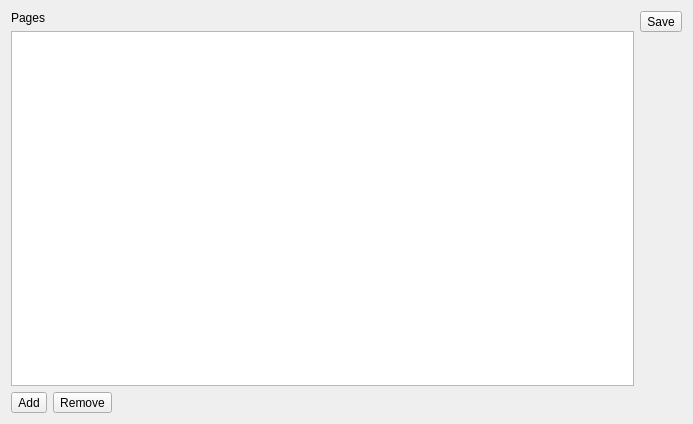
<?xml version="1.0" encoding="UTF-8"?>
<ui version="4.0">
 <class>video_Settings</class>
 <widget class="QWidget" name="video_Settings">
  <property name="geometry">
   <rect>
    <x>0</x>
    <y>0</y>
    <width>693</width>
    <height>424</height>
   </rect>
  </property>
  <property name="windowTitle">
   <string>Form</string>
  </property>
  <layout class="QGridLayout" name="gridLayout">
   <item row="0" column="0">
    <layout class="QHBoxLayout" name="horizontalLayout">
     <property name="sizeConstraint">
      <enum>QLayout::SetMaximumSize</enum>
     </property>
     <item>
      <layout class="QVBoxLayout" name="verticalLayout_Sx">
       <item>
        <widget class="QLabel" name="label_Pages">
         <property name="text">
          <string>Pages</string>
         </property>
        </widget>
       </item>
       <item>
        <widget class="QListView" name="listView_Pages"/>
       </item>
       <item>
        <layout class="QHBoxLayout" name="horizontalLayout_Add_Remove">
         <item>
          <widget class="QToolButton" name="toolButton_Add">
           <property name="text">
            <string>Add</string>
           </property>
           <property name="icon">
            <iconset>
             <normaloff>resources/images/icons/toolbutton_addpage.png</normaloff>resources/images/icons/toolbutton_addpage.png</iconset>
           </property>
           <property name="iconSize">
            <size>
             <width>32</width>
             <height>32</height>
            </size>
           </property>
          </widget>
         </item>
         <item alignment="Qt::AlignLeft">
          <widget class="QToolButton" name="toolButton_Remove">
           <property name="text">
            <string>Remove</string>
           </property>
           <property name="icon">
            <iconset>
             <normaloff>../../resources/images/icons/toolbutton_remove.png</normaloff>../../resources/images/icons/toolbutton_remove.png</iconset>
           </property>
           <property name="iconSize">
            <size>
             <width>32</width>
             <height>32</height>
            </size>
           </property>
          </widget>
         </item>
        </layout>
       </item>
      </layout>
     </item>
     <item>
      <layout class="QVBoxLayout" name="verticalLayout_Dx">
       <item alignment="Qt::AlignTop">
        <widget class="QToolButton" name="toolButton_Save">
         <property name="text">
          <string>Save</string>
         </property>
         <property name="icon">
          <iconset>
           <normaloff>../../resources/images/icons/toolbutton_save.png</normaloff>../../resources/images/icons/toolbutton_save.png</iconset>
         </property>
         <property name="iconSize">
          <size>
           <width>32</width>
           <height>32</height>
          </size>
         </property>
         <property name="toolButtonStyle">
          <enum>Qt::ToolButtonTextUnderIcon</enum>
         </property>
        </widget>
       </item>
      </layout>
     </item>
    </layout>
   </item>
  </layout>
 </widget>
 <resources/>
 <connections/>
</ui>
